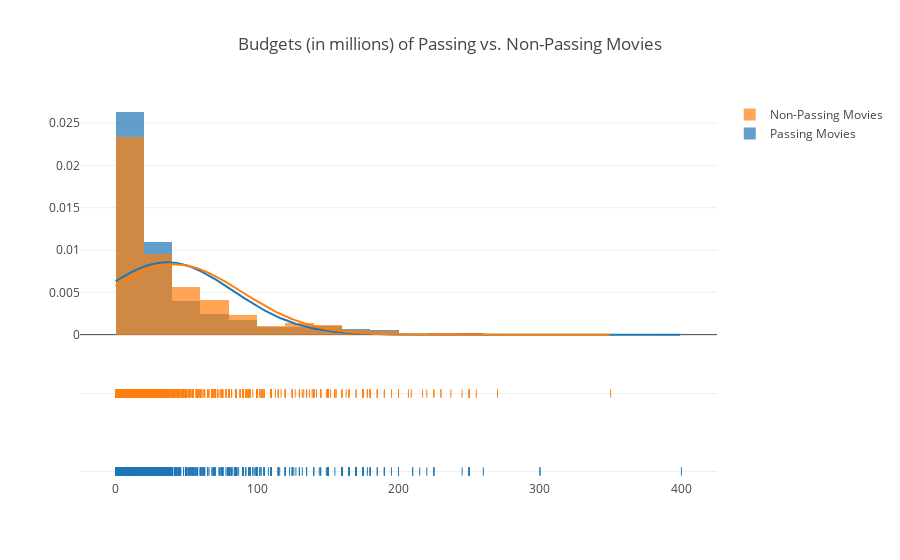

Here is the notebook cell this chart was saved with:
### Code cell
x1 = passing_movies.budget_millions
x2 = non_passing_movies.budget_millions

hist_data = [x1, x2]
labels = ['Passing Movies', 'Non-Passing Movies']

fig = ff.create_distplot(hist_data, labels, curve_type='normal', bin_size=20)
fig['layout'].update(title='Budgets (in millions) of Passing vs. Non-Passing Movies')
iplot(fig)

### Figure 1 — Plotly figure (JSON) as saved in the notebook; plotly's stock layout.template omitted (floating-point values rounded to 4 significant figures; data arrays with more than 128 entries replaced by an {"elided": "..."} marker saying what was removed)
{"data": [{"histnorm": "probability density", "legendgroup": "Passing Movies", "marker": {"color": "rgb(31, 119, 180)"}, "name": "Passing Movies", "opacity": 0.7, "type": "histogram", "uid": "21b87362-51ee-463d-a2d6-011810bd2919", "x": {"elided": "1904 float values"}, "xaxis": "x", "xbins": {"end": 400, "size": 20, "start": 2.5e-06}, "yaxis": "y"}, {"histnorm": "probability density", "legendgroup": "Non-Passing Movies", "marker": {"color": "rgb(255, 127, 14)"}, "name": "Non-Passing Movies", "opacity": 0.7, "type": "histogram", "uid": "6060340b-e80f-4cd0-8515-5624f111d8c2", "x": {"elided": "1595 float values"}, "xaxis": "x", "xbins": {"end": 350, "size": 20, "start": 1e-06}, "yaxis": "y"}, {"legendgroup": "Passing Movies", "marker": {"color": "rgb(31, 119, 180)"}, "mode": "lines", "name": "Passing Movies", "showlegend": false, "type": "scatter", "uid": "0e4cc945-b2e6-449f-acf2-b03cda005c83", "x": {"elided": "500 float values"}, "xaxis": "x", "y": {"elided": "500 float values"}, "yaxis": "y"}, {"legendgroup": "Non-Passing Movies", "marker": {"color": "rgb(255, 127, 14)"}, "mode": "lines", "name": "Non-Passing Movies", "showlegend": false, "type": "scatter", "uid": "cc069758-90fd-4faf-a687-18429d43f47e", "x": {"elided": "500 float values"}, "xaxis": "x", "y": {"elided": "500 float values"}, "yaxis": "y"}, {"legendgroup": "Passing Movies", "marker": {"color": "rgb(31, 119, 180)", "symbol": "line-ns-open"}, "mode": "markers", "name": "Passing Movies", "showlegend": false, "type": "scatter", "uid": "06c8a8e2-0405-46a2-8542-3f72682d20f2", "x": {"elided": "1904 float values"}, "xaxis": "x", "y": {"elided": "1904 str values"}, "yaxis": "y2"}, {"legendgroup": "Non-Passing Movies", "marker": {"color": "rgb(255, 127, 14)", "symbol": "line-ns-open"}, "mode": "markers", "name": "Non-Passing Movies", "showlegend": false, "type": "scatter", "uid": "4cc9ad27-48d1-45a3-9c3b-dae22256f20e", "x": {"elided": "1595 float values"}, "xaxis": "x", "y": {"elided": "1595 str values"}, "yaxis": "y2"}], "layout": {"autosize": true, "barmode": "overlay", "hovermode": "closest", "legend": {"traceorder": "reversed"}, "title": {"text": "Budgets (in millions) of Passing vs. Non-Passing Movies"}, "xaxis": {"anchor": "y2", "autorange": true, "domain": [0, 1], "range": [-24.36, 424.4], "type": "linear", "zeroline": false}, "yaxis": {"anchor": "free", "autorange": true, "domain": [0.35, 1], "position": 0, "range": [-0.001459, 0.02772], "type": "linear"}, "yaxis2": {"anchor": "x", "autorange": true, "domain": [0, 0.25], "dtick": 1, "range": [-0.1338, 1.134], "showticklabels": false, "type": "category"}}}
